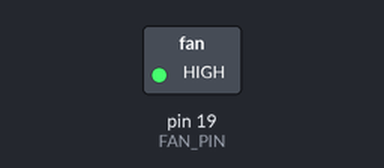
The sketch below on a simulated Arduino Uno, built with avr-gcc and run on an emulated ATmega328P. On the bench: switched loads named in the sketch (green lamp = pin HIGH). What the sketch prints to the serial monitor is not drawn.

Above: at 1.1 s.
At 10.1 s:
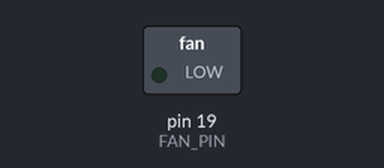
Timing chart, 0 to 11.6 s (numbered marks = the images above):
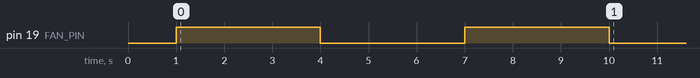

The sketch:

2025-12-08_Ventilator.ino
```cpp
const int FAN_PIN = 19;  // Relais / Lüfter an GPIO19

void setup() {
  Serial.begin(115200);
  delay(1000);
  Serial.println("🚀 Ventilator-Zyklus mit PIN 19 (3s)");

  pinMode(FAN_PIN, OUTPUT);
  digitalWrite(FAN_PIN, LOW);  // AUS (ggf. invertiert testen)

  // 1. Lauf: 3 Sekunden AN
  Serial.println("🔁 Lauf 1: AN (3s)");
  digitalWrite(FAN_PIN, HIGH);   // ggf. LOW, falls Relais invertiert
  delay(3000);

  // Pause 1: 3 Sekunden AUS
  Serial.println("⏸ Pause 1: AUS (3s)");
  digitalWrite(FAN_PIN, LOW);    // ggf. HIGH
  delay(3000);

  // 2. Lauf: 3 Sekunden AN
  Serial.println("🔁 Lauf 2: AN (3s)");
  digitalWrite(FAN_PIN, HIGH);   // ggf. LOW
  delay(3000);

  // Ende: dauerhaft AUS
  Serial.println("⏹ Ende: AUS");
  digitalWrite(FAN_PIN, LOW);    // ggf. HIGH
}

void loop() {
  // nichts – Ablauf nur einmal
}
```
